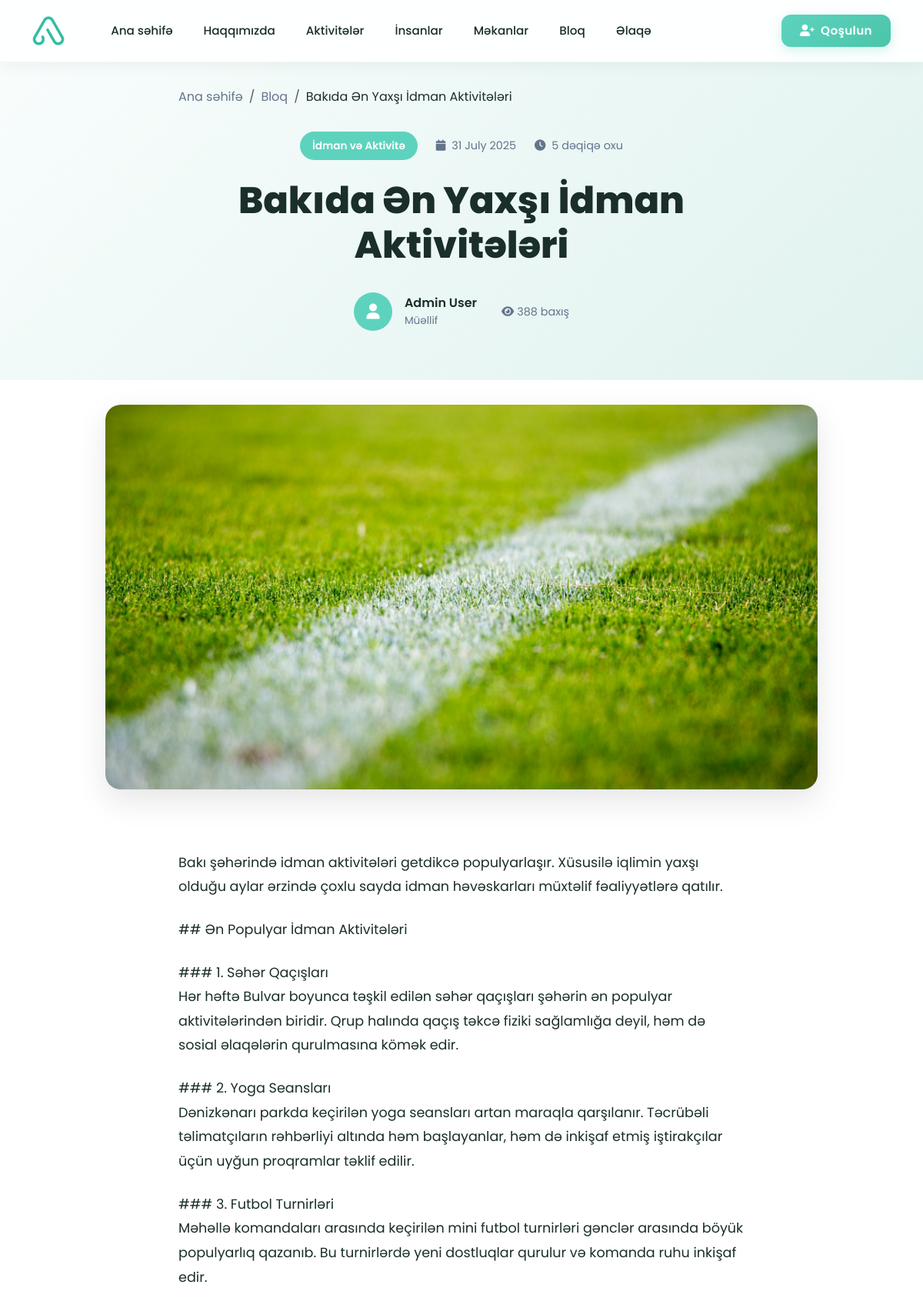
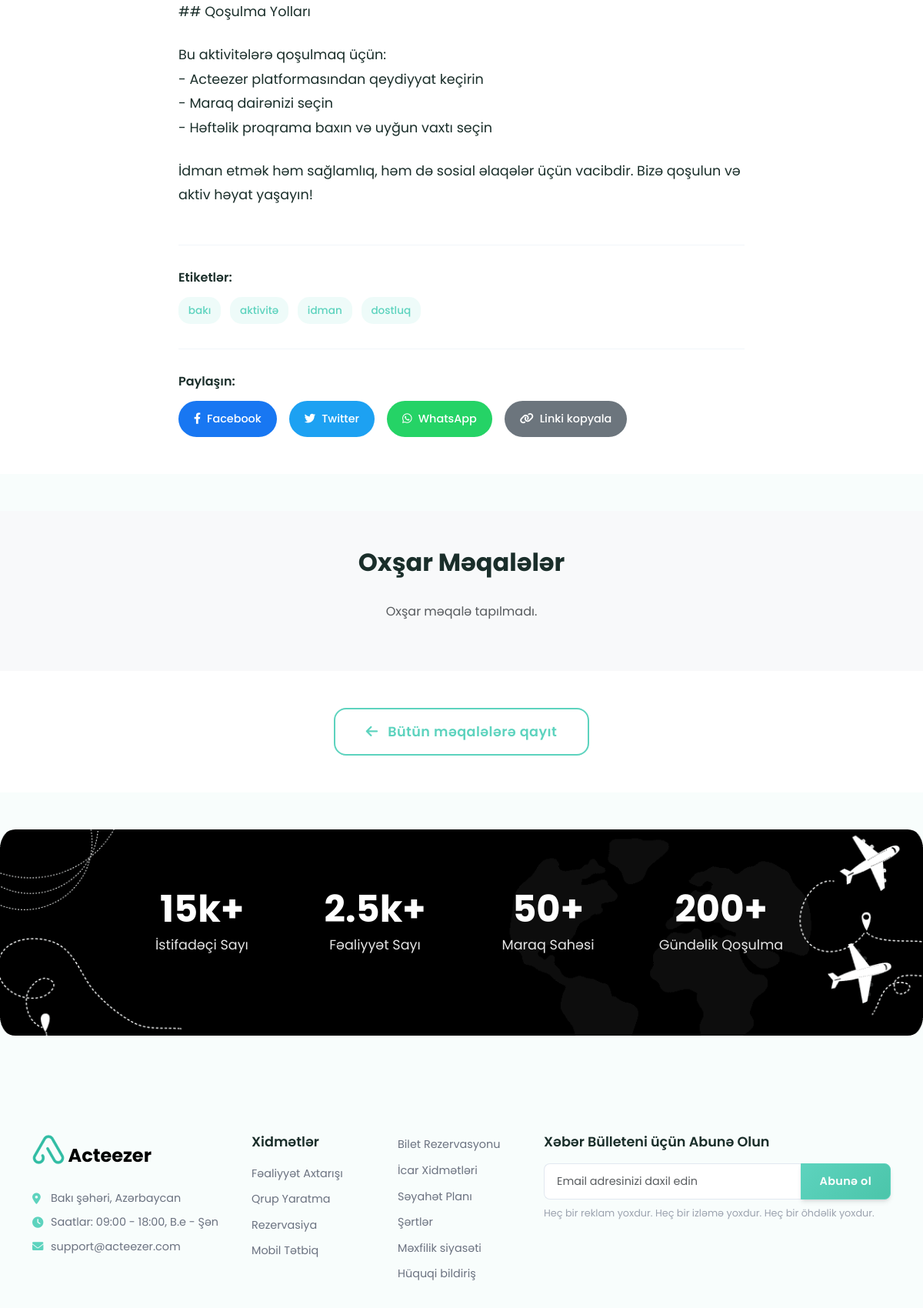
The app's page /blog/bakda-n-yaxs-idman-aktivitlri/ (upper part) with its own data (2 pictures, top to bottom).
### accounts/models.py (models this page shows, shortened)
class BlogPost(models.Model):
    title = models.CharField(max_length=200)
    slug = models.SlugField(max_length=200, unique=True)
    author = models.ForeignKey(User, on_delete=models.CASCADE, related_name='blog_posts')
    category = models.ForeignKey(BlogCategory, on_delete=models.CASCADE, related_name='posts')
    excerpt = models.TextField(max_length=300, help_text="Brief description of the blog post")
    content = models.TextField()
    featured_image = models.ImageField(upload_to=blog_image_path, blank=True, null=True)
    is_published = models.BooleanField(default=True)
    is_featured = models.BooleanField(default=False)
    views_count = models.PositiveIntegerField(default=0)
    created_at = models.DateTimeField(auto_now_add=True)
    updated_at = models.DateTimeField(auto_now=True)
    published_at = models.DateTimeField(blank=True, null=True)
    class Meta:
        ordering = ['-published_at', '-created_at']
    def increment_views(self):
        self.views_count += 1
        self.save(update_fields=['views_count'])

class BlogCategory(models.Model):
    name = models.CharField(max_length=100, unique=True)
    slug = models.SlugField(max_length=100, unique=True)
    description = models.TextField(blank=True)
    created_at = models.DateTimeField(auto_now_add=True)
    class Meta:
        verbose_name_plural = "Blog Categories"
        ordering = ['name']

class User(AbstractUser):
    phone_regex = RegexValidator(
        regex=r'^\+?1?\d{9,15}$',
        message="Phone number must be entered in the format: '+999999999'. Up to 15 digits allowed."
    )
    GENDER_CHOICES = [
        ('male', 'Kişi'),
        ('female', 'Qadın'),
        ('other', 'Digər'),
        ('prefer_not_to_say', 'Deməyi üstün tutmuram'),
    ]
    phone = models.CharField(validators=[phone_regex], max_length=17, unique=True)
    is_phone_verified = models.BooleanField(default=False)
    otp_code = models.CharField(max_length=6, blank=True, null=True)
    otp_created_at = models.DateTimeField(blank=True, null=True)
    birthday = models.DateField(blank=True, null=True)
    gender = models.CharField(max_length=20, choices=GENDER_CHOICES, blank=True, null=True)
    bio = models.TextField(max_length=500, blank=True, null=True)
    languages = models.ManyToManyField(Language, blank=True)
    city = models.CharField(max_length=100, blank=True, null=True)
    latitude = models.DecimalField(max_digits=9, decimal_places=6, blank=True, null=True)
    longitude = models.DecimalField(max_digits=9, decimal_places=6, blank=True, null=True)
    address = models.TextField(blank=True, null=True)
    interests = models.ManyToManyField(Interest, blank=True)
    registration_step = models.IntegerField(default=0)  # 0: phone, 1: otp, 2: name, 3: languages, 4: birthday, 5: images, 6: bio, 7: interests, 8: location, 9: complete
    is_registration_complete = models.BooleanField(default=False)
    created_at = models.DateTimeField(auto_now_add=True)
    updated_at = models.DateTimeField(auto_now=True)
    username = None
    USERNAME_FIELD = 'phone'
    REQUIRED_FIELDS = ['first_name', 'last_name']
    objects = UserManager()
    def get_full_name(self):
        if self.first_name and self.last_name:
            return f"{self.first_name} {self.last_name}"
        return self.phone

class BlogPostTag(models.Model):
    post = models.ForeignKey(BlogPost, on_delete=models.CASCADE, related_name='tags')
    tag = models.ForeignKey(BlogTag, on_delete=models.CASCADE, related_name='posts')
    class Meta:
        unique_together = ('post', 'tag')

class BlogTag(models.Model):
    name = models.CharField(max_length=50, unique=True)
    slug = models.SlugField(max_length=50, unique=True)

### accounts/views.py (the view)
# urls.py: path('blog/<slug:slug>/', blog_detail, name='blog_detail'),
def blog_detail(request, slug):
    from .models import BlogPost
    from django.shortcuts import get_object_or_404
    post = get_object_or_404(BlogPost, slug=slug, is_published=True)
    post.increment_views()
    related_posts = BlogPost.objects.filter(
        category=post.category,
        is_published=True
    ).exclude(id=post.id)[:4]
    context = {
        'post': post,
        'related_posts': related_posts,
    }
    return render(request, 'core/blog_detail.html', context)

### templates/core/blog_detail.html (shortened to what this page needs)
{% extends 'base.html' %}
{% load static %}
{% block content %}
<section class="blog-detail-hero">
    <div class="container">
        <div class="row">
            <div class="col-lg-8 mx-auto">
                <nav aria-label="breadcrumb" class="blog-breadcrumb">
                    <ol class="breadcrumb">
                        <li class="breadcrumb-item"><a href="{% url 'home' %}">Ana səhifə</a></li>
                        <li class="breadcrumb-item"><a href="{% url 'blog' %}">Bloq</a></li>
                        <li class="breadcrumb-item active">{{ post.title|truncatewords:5 }}</li>
                    </ol>
                </nav>
                <div class="post-header">
                    <div class="post-meta-top">
                        <span class="category-tag">{{ post.category.name }}</span>
                        <span class="post-date">
                            <i class="fas fa-calendar me-1"></i>
                            {{ post.published_at|date:"d F Y" }}
                        </span>
                        <span class="read-time">
                            <i class="fas fa-clock me-1"></i>
                            5 dəqiqə oxu
                        </span>
                    </div>
                    <h1 class="post-title">{{ post.title }}</h1>
                    <div class="post-meta-bottom">
                        <div class="author-info">
                            <div class="author-avatar">
                                <i class="fas fa-user"></i>
                            </div>
                            <div class="author-details">
                                <span class="author-name">{{ post.author.get_full_name }}</span>
                                <span class="author-role">Müəllif</span>
                            </div>
                        </div>
                        <div class="post-stats">
                            <span class="views">
                                <i class="fas fa-eye me-1"></i>{{ post.views_count }} baxış
                            </span>
                        </div>
                    </div>
                </div>
            </div>
        </div>
    </div>
</section>
{% if post.featured_image %}
<section class="featured-image-section">
    <div class="container">
        <div class="row">
            <div class="col-lg-10 mx-auto">
                <div class="featured-image-container">
                    <img src="{{ post.featured_image.url }}" alt="{{ post.title }}" class="img-fluid">
                </div>
            </div>
        </div>
    </div>
</section>
{% endif %}
<section class="blog-content-section">
    <div class="container">
        <div class="row">
            <div class="col-lg-8 mx-auto">
                <article class="blog-article">
                    <div class="article-content">
                        {{ post.content|linebreaks }}
                    </div>
                    {% if post.tags.all %}
                    <div class="article-tags">
                        <h6>Etiketlər:</h6>
                        <div class="tags-list">
                            {% for tag_relation in post.tags.all %}
                                <span class="tag-item">{{ tag_relation.tag.name }}</span>
                            {% endfor %}
                        </div>
                    </div>
                    {% endif %}
                    <div class="article-share">
                        <h6>Paylaşın:</h6>
                        <div class="share-buttons">
                            <a href="#" class="share-btn facebook" onclick="shareOnFacebook()">
                                <i class="fab fa-facebook-f"></i>
                                Facebook
                            </a>
                            <a href="#" class="share-btn twitter" onclick="shareOnTwitter()">
                                <i class="fab fa-twitter"></i>
                                Twitter
                            </a>
                            <a href="#" class="share-btn whatsapp" onclick="shareOnWhatsApp()">
                                <i class="fab fa-whatsapp"></i>
                                WhatsApp
                            </a>
                            <a href="#" class="share-btn copy" onclick="copyLink()">
                                <i class="fas fa-link"></i>
                                Linki kopyala
                            </a>
                        </div>
                    </div>
                </article>
            </div>
        </div>
    </div>
</section>
<section class="related-posts-section py-5 bg-light">
    <div class="container">
        <div class="row">
            <div class="col-lg-8 mx-auto">
                <h3 class="related-title">Oxşar Məqalələr</h3>
                <div class="row g-4">
                    {% for related_post in related_posts %}
                        <div class="col-md-6">
                            <article class="related-card">
                                <div class="related-image">
                                    {% if related_post.featured_image %}
                                        <img src="{{ related_post.featured_image.url }}" alt="{{ related_post.title }}" class="img-fluid">
                                    {% else %}
                                        <img src="{% static 'blog-default.jpg' %}" alt="{{ related_post.title }}" class="img-fluid">
                                    {% endif %}
                                </div>
                                <div class="related-content">
                                    <div class="related-meta">
                                        <span class="category-tag">{{ related_post.category.name }}</span>
                                        <span class="post-date">{{ related_post.published_at|date:"d M" }}</span>
                                    </div>
                                    <h5 class="related-title">
                                        <a href="{{ related_post.get_absolute_url }}">{{ related_post.title }}</a>
                                    </h5>
                                    <p class="related-excerpt">{{ related_post.excerpt|truncatewords:10 }}</p>
                                </div>
                            </article>
                        </div>
                    {% empty %}
                        <div class="col-12 text-center">
                            <p class="text-muted">Oxşar məqalə tapılmadı.</p>
                        </div>
                    {% endfor %}
                </div>
            </div>
        </div>
    </div>
</section>
<section class="back-to-blog-section">
    <div class="container">
        <div class="row">
            <div class="col-lg-8 mx-auto text-center">
                <a href="{% url 'blog' %}" class="btn btn-outline-primary btn-lg">
                    <i class="fas fa-arrow-left me-2"></i>
                    Bütün məqalələrə qayıt
                </a>
            </div>
        </div>
    </div>
</section>
{% endblock %}

### static/css/style.css (style rules this page uses)
:root { --primary-color: #5DD3BE; --primary-dark: #4BC5AA; --primary-light: #7CDDC9; --secondary-color: #4DB8E8; --accent-color: #FFB84D; --success-color: #5DD3BE; --warning-color: #FFB84D; --danger-color: #FF6B6B; --light-bg: #f8fdfc; --white: #ffffff; --dark-text: #1a2e2a; --gray-text: #64748b; --light-gray: #f0faf8; --border-color: #e0f2ef; --gradient-bg: linear-gradient(135deg, #5DD3BE 0%, #4BC5AA 100%); --gradient-warm: linear-gradient(135deg, #FFB84D 0%, #FF6B6B 100%); --gradient-hero: linear-gradient(135deg, rgba(93, 211, 190, 0.9) 0%, rgba(75, 197, 170, 0.9) 100%); --gradient-soft: linear-gradient(135deg, rgba(93, 211, 190, 0.1) 0%, rgba(75, 197, 170, 0.1) 100%); --shadow-sm: 0 1px 2px 0 rgb(0 0 0 / 0.05); --shadow-md: 0 4px 6px -1px rgb(0 0 0 / 0.1), 0 2px 4px -2px rgb(0 0 0 / 0.1); --shadow-lg: 0 10px 15px -3px rgb(0 0 0 / 0.1), 0 4px 6px -4px rgb(0 0 0 / 0.1); --shadow-xl: 0 20px 25px -5px rgb(0 0 0 / 0.1), 0 8px 10px -6px rgb(0 0 0 / 0.1); --shadow-primary: 0 4px 6px -1px rgba(93, 211, 190, 0.2), 0 2px 4px -2px rgba(93, 211, 190, 0.1); --border-radius: 12px; --border-radius-lg: 16px; --border-radius-xl: 20px; }
body { font-family: 'Poppins', sans-serif; line-height: 1.6; color: var(--dark-text); background-color: var(--light-bg); }
.btn { border-radius: var(--border-radius); font-weight: 600; padding: 0.875rem 2rem; transition: all 0.3s ease; border: none; font-size: 0.95rem; letter-spacing: 0.025em; }
.btn-lg { padding: 1rem 2.5rem; font-size: 1.1rem; border-radius: var(--border-radius-lg); }
.btn-outline-primary { border: 2px solid var(--primary-color); color: var(--primary-color); background: transparent; }

### records on screen
BlogPost: title "Bakıda Ən Yaxşı İdman Aktivitələri", category.name "İdman və Aktivitə", published_at "31 July 2025", author.get_full_name "Admin User", views_count "388", featured_image (picture), content "Bakı şəhərində idman aktivitələri getdikcə populyarlaşır. Xüsusilə iqlimin yaxşı olduğu aylar ərzində çoxlu sayda idman həvəskarları müxtəlif fəaliyyətlərə qatılır. ## Ən Populyar İdman Aktivitələri ### 1. Səhər Qaçışları Hər həftə Bulvar boyunca təşkil edilən səhər qaçışları şəhərin ən populyar aktivitələrindən biridir. Qrup halında qaçış təkcə fiziki sağlamlığa deyil, həm də sosial əlaqələrin qurulmasına kömək edir. ### 2. Yoga Seansları Dənizkənarı parkda keçirilən yoga seansları artan maraqla qarşılanır. Təcrübəli təlimatçıların rəhbərliyi altında həm başlayanlar, həm də inkişaf etmiş iştirakçılar üçün uyğun proqramlar təklif edilir. ### 3. Futbol Turnirləri Məhəllə komandaları arasında…"
BlogPostTag: tag.name "bakı"
BlogPostTag: tag.name "aktivitə"
BlogPostTag: tag.name "idman"
BlogPostTag: tag.name "dostluq"
